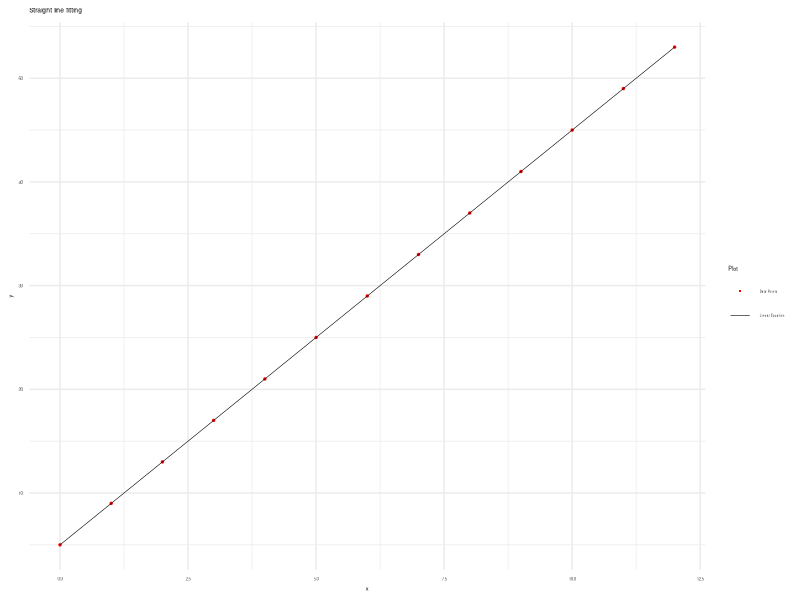

R code for this plot:
library(readr)
library(ggplot2)

# Read data from CSV file
data <- read_csv(
  "series.csv",
  show_col_types = FALSE)

# Extract x_values and y_values
x_values <- data$xs
y_values <- data$ys1

# Curve Fitting Order
order <- 1

# Perform linear regression using lm()
lm_model <- lm(y_values ~ 
  poly(x_values, order, raw = TRUE))

# Coefficients
coefficients <- coef(lm_model)

# Reverse order to match output
coefficients <- coefficients[
  length(coefficients):1]

# Print coefficients
cat("Coefficients (a, b):\n\t",
  coefficients, "\n")

# Generate values for the regression line
x_plot <- seq(
  min(x_values), max(x_values),
  length.out = 100)
y_plot <- predict(
  lm_model,
  newdata = data.frame(x_values = x_plot))

# Create data frame for ggplot2
data <- data.frame(x = x_values, y = y_values)

# Plot using ggplot2
plot <- ggplot(data, aes(x = x, y = y)) +
  geom_point(aes(color="Data Points"), size = 0.5) +
  geom_line(
    data = data.frame(x = x_plot, y = y_plot),
    aes(x, y, color="Linear Equation"),
    linewidth = 0.2) +
  labs(
    x = "x", y = "y",
    title = "Straight line fitting") +
  theme_minimal() +
  theme(legend.position = "right",
        legend.text = element_text(size = 2),
        text = element_text(size = 4)) +
  scale_color_manual(
    name = "Plot",
    breaks = c(
      "Data Points",
      "Linear Equation"),
    values = c(
      "Data Points"="red",
      "Linear Equation"="black")) +
  guides(
    color = guide_legend(
      override.aes = list(
        shape = c(16, NA), linetype = c(0, 1)
    )))

# Save plot as PNG
ggsave("14-lm-gg-line.png",
  plot, width = 800, height = 400, units = "px")
